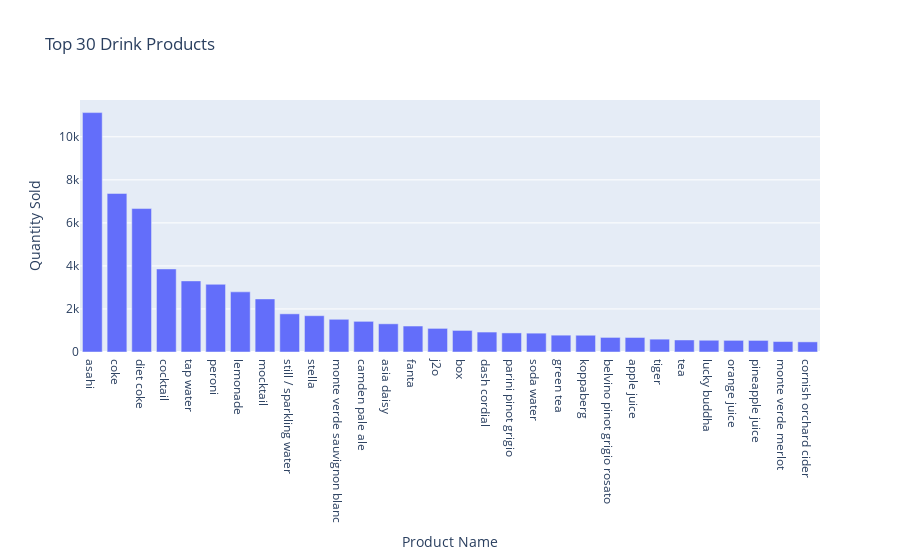

Notebook code cell kept with this figure:
### Code cell
px.bar(
    top_sellers_drink.head(30),
    x="name",
    y="sold",
    labels={
        "name": "Product Name",
        "sold": "Quantity Sold",
    },
    title="Top 30 Drink Products",
)

### Figure 1 — Plotly figure (JSON) as saved in the notebook; plotly's stock layout.template omitted (floating-point values rounded to 4 significant figures)
{"data": [{"alignmentgroup": "True", "hovertemplate": "Product Name=%{x}<br>Quantity Sold=%{y}<extra></extra>", "legendgroup": "", "marker": {"color": "#636efa", "pattern": {"shape": ""}}, "name": "", "offsetgroup": "", "orientation": "v", "showlegend": false, "textposition": "auto", "type": "bar", "x": ["asahi", "coke", "diet coke", "cocktail", "tap water", "peroni", "lemonade", "mocktail", "still / sparkling water", "stella", "monte verde sauvignon blanc", "camden pale ale", "asia daisy", "fanta", "j2o", "box", "dash cordial", "parini pinot grigio", "soda water", "green tea", "koppaberg", "belvino pinot grigio rosato", "apple juice", "tiger", "tea", "lucky buddha", "orange juice", "pineapple juice", "monte verde merlot", "cornish orchard cider"], "xaxis": "x", "y": [11125, 7368, 6666, 3860, 3304, 3146, 2795, 2467, 1774, 1687, 1520, 1425, 1310, 1207, 1097, 1003, 927, 886, 876, 782, 779, 678, 675, 597, 559, 546, 541, 538, 486, 471], "yaxis": "y"}], "layout": {"barmode": "relative", "legend": {"tracegroupgap": 0}, "title": {"text": "Top 30 Drink Products"}, "xaxis": {"anchor": "y", "domain": [0, 1], "title": {"text": "Product Name"}}, "yaxis": {"anchor": "x", "domain": [0, 1], "title": {"text": "Quantity Sold"}}}}
